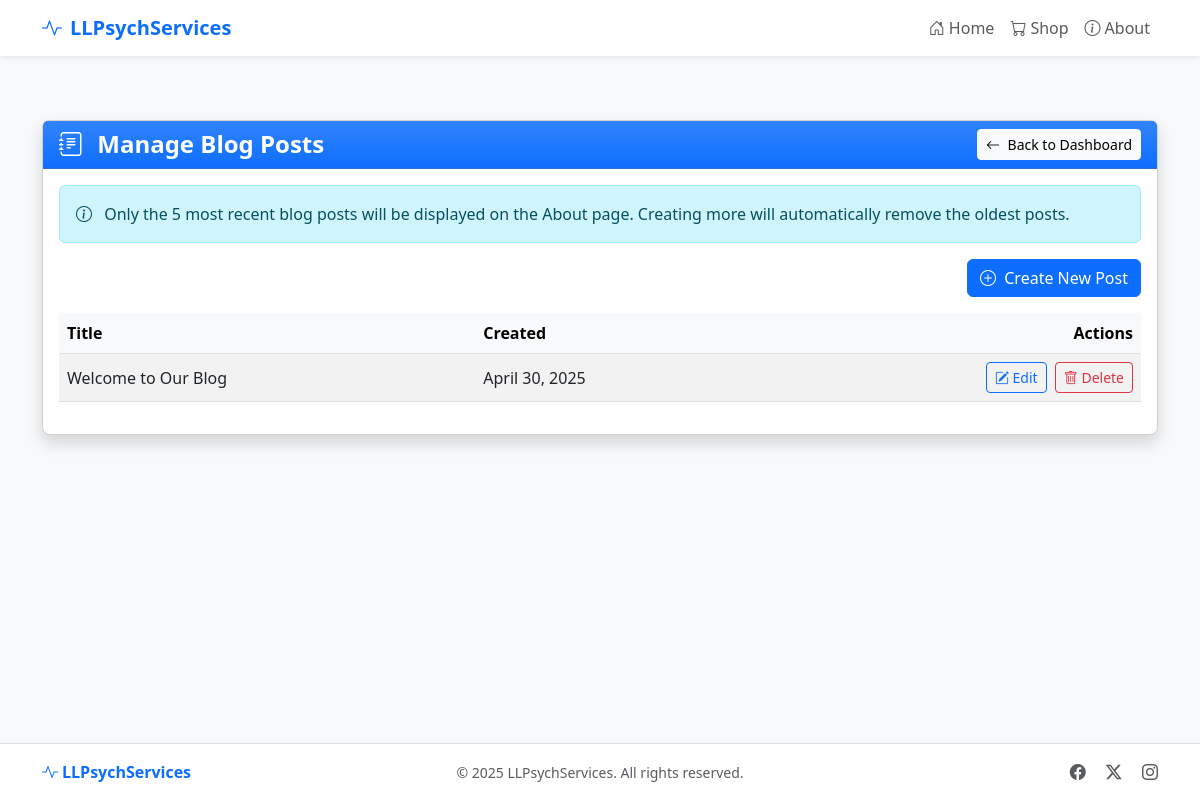
The app's page /admin/blog (signed in), older data.
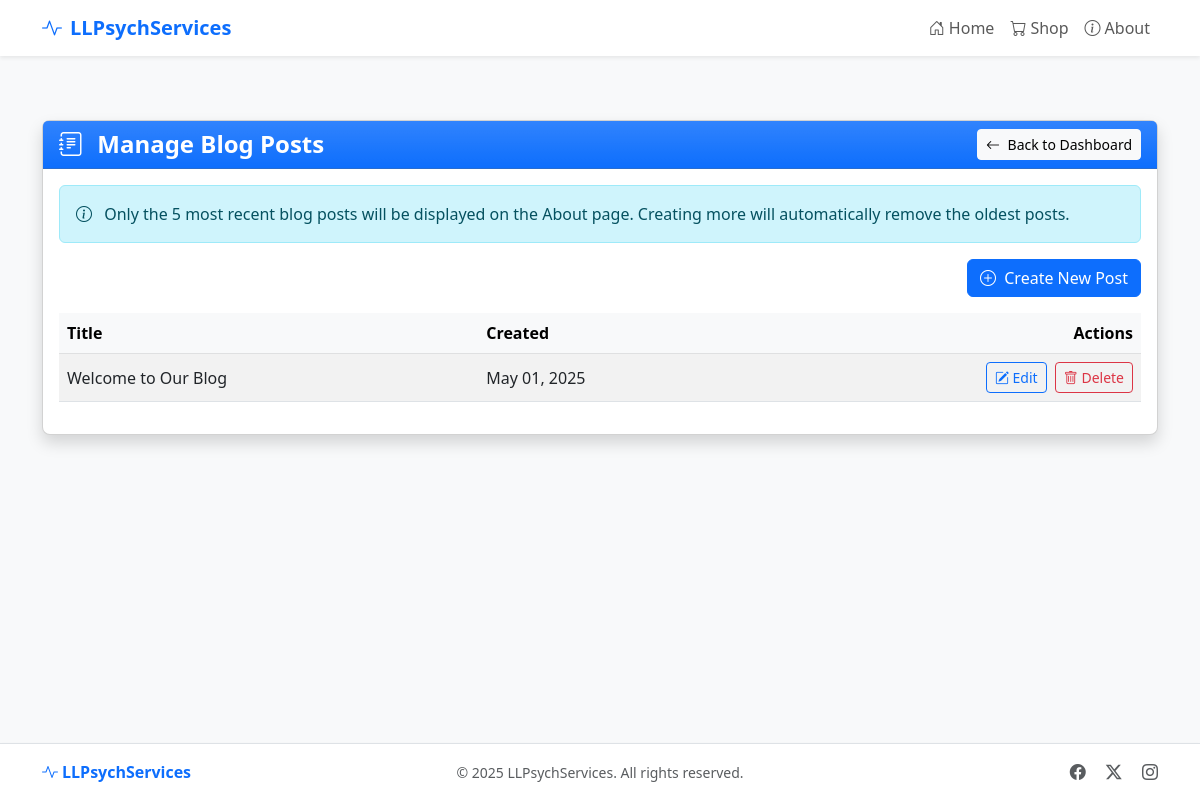
The same page, newer data.
### models.py (models this page shows)
class BlogPost(db.Model):
    id = db.Column(db.Integer, primary_key=True)
    title = db.Column(db.String(100), nullable=False)
    content = db.Column(db.Text, nullable=False)
    created_at = db.Column(db.DateTime, default=datetime.utcnow)

### routes/admin.py (the view)
@admin_bp.route('/blog')
@admin_required
def blog():
    posts = BlogPost.query.order_by(BlogPost.created_at.desc()).all()
    return render_template('admin/blog.html', posts=posts)

### routes/admin.py (called while the page is built)
def admin_required(f):
    @wraps(f)
    def decorated_function(*args, **kwargs):
        if not session.get('admin_logged_in'):
            flash('Please log in to access the admin area.', 'warning')
            return redirect(url_for('admin.login', next=request.url))
        return f(*args, **kwargs)
    return decorated_function

### templates/admin/blog.html (shortened to what this page needs)
{% extends 'base.html' %}
{% block content %}
<div class="container py-3 py-md-4">
  <div class="card shadow">
    <div class="card-header bg-primary bg-gradient text-white">
      <div class="d-flex flex-column flex-sm-row justify-content-between align-items-start align-items-sm-center">
        <h1 class="h4 mb-2 mb-sm-0 fw-bold">
          <i class="bi bi-journal-text me-2"></i> Manage Blog Posts
        </h1>
        <a href="{{ url_for('admin.dashboard') }}" class="btn btn-light btn-sm">
          <i class="bi bi-arrow-left me-1"></i> Back to Dashboard
        </a>
      </div>
    </div>
    <div class="card-body">
      <div class="alert alert-info mb-3">
        <i class="bi bi-info-circle me-2"></i> Only the 5 most recent blog posts will be displayed on the About page. Creating more will automatically remove the oldest posts.
      </div>
      <div class="d-flex justify-content-end mb-3">
        <a href="{{ url_for('admin.create_blog') }}" class="btn btn-primary">
          <i class="bi bi-plus-circle me-1"></i> Create New Post
        </a>
      </div>
      {% if posts %}
        <div class="table-responsive">
          <table class="table table-striped table-hover align-middle">
            <thead class="table-light">
              <tr>
                <th>Title</th>
                <th>Created</th>
                <th class="text-end">Actions</th>
              </tr>
            </thead>
            <tbody>
              {% for post in posts %}
                <tr>
                  <td>{{ post.title }}</td>
                  <td>{{ post.created_at.strftime('%B %d, %Y') }}</td>
                  <td class="text-end">
                    <a href="{{ url_for('admin.edit_blog', post_id=post.id) }}" class="btn btn-sm btn-outline-primary me-1">
                      <i class="bi bi-pencil-square"></i> Edit
                    </a>
                    <button type="button" class="btn btn-sm btn-outline-danger" data-bs-toggle="modal" data-bs-target="#deleteModal{{ post.id }}">
                      <i class="bi bi-trash"></i> Delete
                    </button>
                  </td>
                </tr>
              {% endfor %}
            </tbody>
          </table>
        </div>
      {% else %}
        <div class="alert alert-warning">
          <i class="bi bi-exclamation-triangle me-2"></i> No blog posts found. Create your first post!
        </div>
      {% endif %}
    </div>
  </div>
</div>
{% endblock %}

Row changes from the older to the newer data that the page shows:
changed BlogPost "Welcome to Our Blog": created_at "April 30, 2025" → "May 01, 2025"
